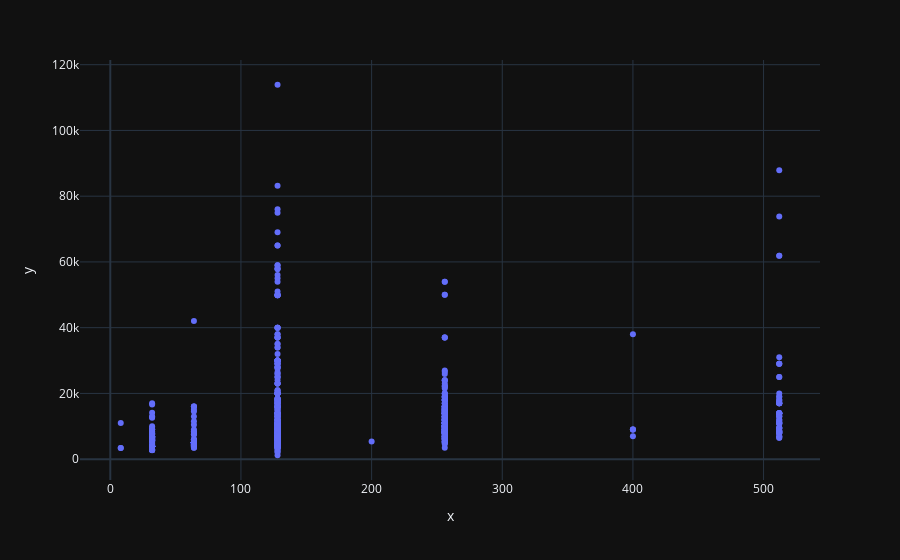

Notebook code for this chart:
### Code cell
px.scatter(x=mobile_df["Expandable"],y=mobile_df["Price in Rupees"])

### Figure 1 — Plotly figure (JSON) as saved in the notebook; plotly's stock layout.template omitted (floating-point values rounded to 4 significant figures; data arrays with more than 128 entries replaced by an {"elided": "..."} marker saying what was removed)
{"data": [{"hovertemplate": "x=%{x}<br>y=%{y}<extra></extra>", "legendgroup": "", "marker": {"color": "#636efa", "symbol": "circle"}, "mode": "markers", "name": "", "orientation": "v", "showlegend": false, "type": "scatter", "x": {"elided": "823 int values"}, "xaxis": "x", "y": {"elided": "823 int values"}, "yaxis": "y"}], "layout": {"legend": {"tracegroupgap": 0}, "margin": {"t": 60}, "xaxis": {"anchor": "y", "domain": [0, 1], "title": {"text": "x"}}, "yaxis": {"anchor": "x", "domain": [0, 1], "title": {"text": "y"}}}}
